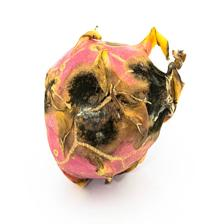
%> input picture datauji/busuk (3).jpg, 224 x 224 px; its folder holds only this picture in this run
$ octave Pengujian.m   (GNU Octave 9; MATLAB toolbox functions it lacks are replaced by stand-ins)
%> lines starting %> are read from the running program, lines starting %| are printed output that depends on the picture; in (x1, y1, x2, y2) boxes, pixels count from 0 and x2, y2 are one past the last pixel; in counts of white or black regions, pixels touching at a corner belong together; the program's own positions count from 1
clc; clear; close all;

image_folder = 'datauji';
filenames = dir(fullfile(image_folder, '*.jpg'));
total_images = numel(filenames);

data_uji = zeros(12,total_images);

for n = 1:total_images
   full_name = fullfile(image_folder, filenames(n).name);
    Img = imread(full_name);
%> Img is the input picture: size 224x224x3 uint8; mean R, G, B 224.8, 209.6, 197.1
    Img = im2double(Img);
%> Img: size 224x224x3 double

    %Konversi ke citra abu-abu
    grayImage = rgb2gray(Img);
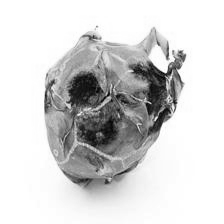
%> grayImage: size 224x224 double; min 0.00469, max 1, mean 0.834

    %Citra biner menggunakan ambang Otsu
    threshold = graythresh(grayImage);
%> threshold = 0.706
    binaryImage = imbinarize(grayImage, threshold);
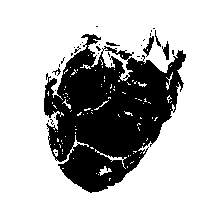
%> binaryImage: size 224x224 logical; 73.8% white; 32 black regions (26 under 20 px), largest, box (x1, y1, x2, y2) and area: (44, 34, 186, 193) 12804, (143, 36, 154, 57) 89, (162, 41, 169, 60) 73, (155, 30, 161, 47) 32, (106, 42, 120, 46) 30, (52, 68, 61, 76) 23


    % Morfologi Opening
    se = strel('disk', 5);
    openedImage = imopen(binaryImage, se);
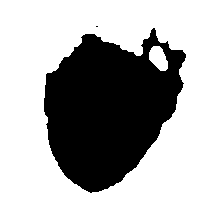
%> openedImage: size 224x224 logical; 69.4% white; 2 black regions (1 under 20 px), largest, box (x1, y1, x2, y2) and area: (44, 28, 186, 193) 15367
    %  Segmentasi (hilangkan latar belakang)
    segmentedImage = Img;
    segmentedImage(repmat(openedImage, [1, 1, 3])) = 255;

    % Konversi ke Ruang Warna HSV dan YCbCr
    hsvImg = rgb2hsv(segmentedImage);
%> hsvImg: size 224x224x3 double; mean H, S, V 0, 0.2, 177.1
%> (the run ends here)

$ run again, on datauji/busuk.jpg
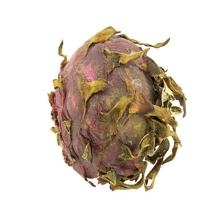
%> input picture datauji/busuk.jpg, 224 x 224 px
%> Img is the input picture: size 224x224x3 uint8; mean R, G, B 218.3, 208.6, 198.7
%> Img: size 224x224x3 double
%> `grayImage = rgb2gray(Img);`:
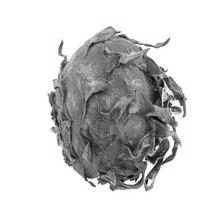
%> grayImage: size 224x224 double; min 0.0129, max 1, mean 0.825
%> threshold = 0.714
%> binaryImage: size 224x224 logical; 69.6% white; 3 black regions (2 under 20 px), largest, box (x1, y1, x2, y2) and area: (48, 26, 187, 191) 15239
%> `openedImage = imopen(binaryImage, se);`:
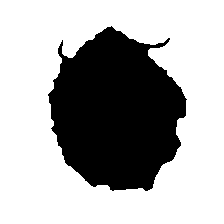
%> openedImage: size 224x224 logical; 67.7% white; 1 black region, box (x1, y1, x2, y2) and area: (48, 26, 187, 191) 16231
%> hsvImg: size 224x224x3 double; mean H, S, V 0, 0.1, 172.7

$ run again, on datauji/matang (3).jpg
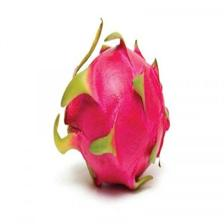
%> input picture datauji/matang (3).jpg, 224 x 224 px
%> Img is the input picture: size 224x224x3 uint8; mean R, G, B 241.2, 207.7, 212.1
%> Img: size 224x224x3 double
%> `grayImage = rgb2gray(Img);`:
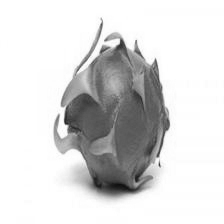
%> grayImage: size 224x224 double; min 0.0619, max 1, mean 0.856
%> threshold = 0.714
%> binaryImage: size 224x224 logical; 75.6% white; 4 black regions (3 under 20 px), largest, box (x1, y1, x2, y2) and area: (54, 18, 170, 198) 12217
%> `openedImage = imopen(binaryImage, se);`:
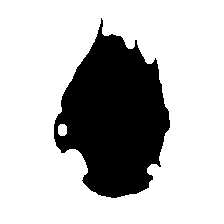
%> openedImage: size 224x224 logical; 74.1% white; 1 black region, box (x1, y1, x2, y2) and area: (54, 18, 170, 198) 12993
%> hsvImg: size 224x224x3 double; mean H, S, V 0.2, 0.2, 189.2
